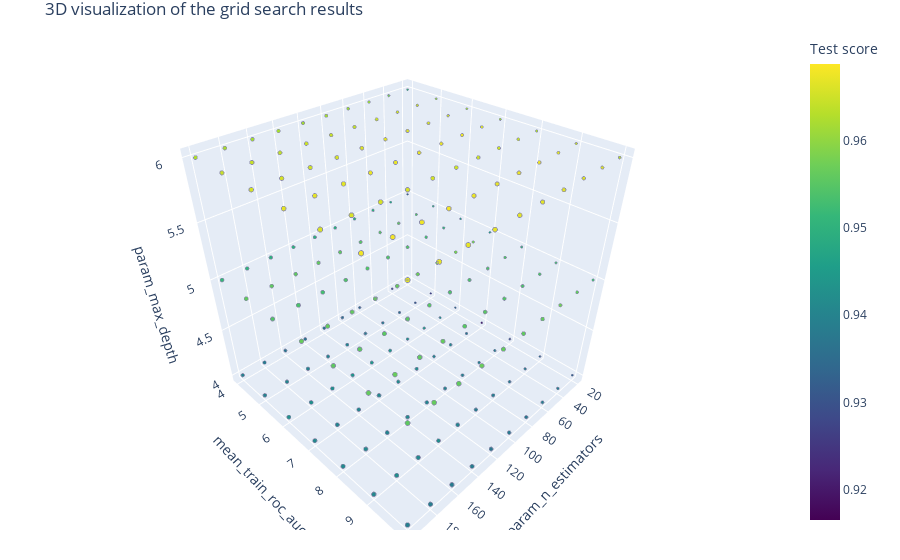

The code cell stored with this chart in its notebook:
### Code cell
# Linear scale
df_gridsearch = results
trace = go.Scatter3d(
    x=df_gridsearch['param_n_estimators'],
    y=df_gridsearch['param_max_features'],
    z=df_gridsearch['param_max_depth'],
    mode='markers', 
    marker=dict(
        size=df_gridsearch.mean_fit_time ** (1 / 3),
        color=df_gridsearch.mean_train_roc_auc,
        opacity=0.99,
        colorscale='Viridis',
        colorbar=dict(title = 'Test score'),
        line=dict(color='rgb(140, 140, 170)')
    ),
)

data = [trace]
layout = go.Layout(
    title='3D visualization of the grid search results',
    margin=dict(
        l=30,
        r=30,
        b=30,
        t=30
    ),
#     height=600,
#     width=960,
    scene = dict(
        xaxis = dict(
            title='param_n_estimators',
            nticks=10
        ),
        yaxis = dict(
            title='mean_train_roc_auc',
        ),
        zaxis = dict(
            title='param_max_depth',

        ),
    ),
 
)

fig = go.Figure(data=data, layout=layout)
iplot(fig)

### Figure 1 — Plotly figure (JSON) as saved in the notebook; plotly's stock layout.template omitted (floating-point values rounded to 4 significant figures; data arrays with more than 128 entries replaced by an {"elided": "..."} marker saying what was removed)
{"data": [{"marker": {"color": {"elided": "420 float values"}, "colorbar": {"title": {"text": "Test score"}}, "colorscale": [[0, "#440154"], [0.1111, "#482878"], [0.2222, "#3e4989"], [0.3333, "#31688e"], [0.4444, "#26828e"], [0.5556, "#1f9e89"], [0.6667, "#35b779"], [0.7778, "#6ece58"], [0.8889, "#b5de2b"], [1, "#fde725"]], "line": {"color": "rgb(140, 140, 170)"}, "opacity": 0.99, "size": {"elided": "420 float values"}}, "mode": "markers", "type": "scatter3d", "x": {"elided": "420 int values"}, "y": {"elided": "420 int values"}, "z": {"elided": "420 int values"}}], "layout": {"margin": {"b": 30, "l": 30, "r": 30, "t": 30}, "scene": {"xaxis": {"nticks": 10, "title": {"text": "param_n_estimators"}}, "yaxis": {"title": {"text": "mean_train_roc_auc"}}, "zaxis": {"title": {"text": "param_max_depth"}}}, "title": {"text": "3D visualization of the grid search results"}}}
